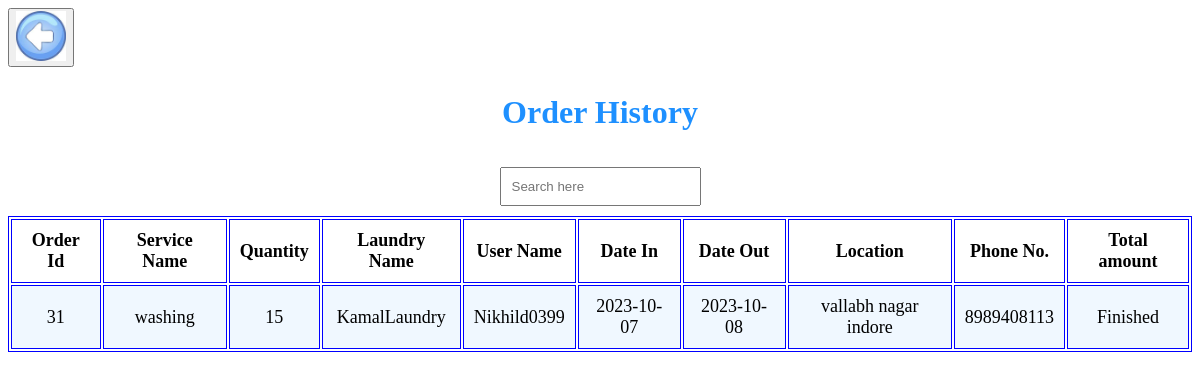
/customerHistory.php (signed in), run on the app's committed database.
### tables this page shows
CREATE TABLE `placeorder` (
  `pid` int(255) NOT NULL,
  `service_name` varchar(255) NOT NULL,
  `quantity` int(255) NOT NULL,
  `user_name` varchar(255) NOT NULL,
  `laundry_name` varchar(255) NOT NULL,
  `datein` date NOT NULL,
  `dateOut` date NOT NULL,
  `location` varchar(255) NOT NULL,
  `phone_no` varchar(255) NOT NULL,
  `serviceStatus` enum('F','NF') NOT NULL DEFAULT 'NF',
  `total_amount` decimal(10,3) NOT NULL,
  `orderStatus` enum('A','R','P') NOT NULL DEFAULT 'P'
);

### customerHistory.php (the view, shortened to what this page needs)
<?php
$user_name = $_SESSION['user_name'];
?>
<?php
$user = 'root';
$password = '';
$database = 'laundrybasket';
$servername='localhost:3306';
$mysqli = new mysqli($servername, $user,
				$password, $database);
?>
<!DOCTYPE html>
<html lang="en">
<head>
<link rel="stylesheet" href="https://cdnjs.cloudflare.com/ajax/libs/font-awesome/4.7.0/css/font-awesome.min.css">
</head>
<body><button type="submit" onclick="history.back()">
        <img src="img/back.jpeg" alt="buttonpng" border="0" style="width:50px;height:50px;"/>
      </button>
	<section>
		<h1>Order History</h1>
        <center><input id="gfg" type="text" style="margin:10px 10px;padding:10px 10px;" placeholder="Search here"></center>
		<table>
			<tr>
                <th > Order Id</th>
                <th >Service Name</th>
                <th>Quantity</th>
                <th>Laundry Name</th>
                <th>User Name</th>
                <th>Date In</th>
                <th>Date Out</th>
                <th>Location</th>
                <th>Phone No.</th>
                <th>Total amount</th>
            </tr>
			<?php
                $q = "SELECT * FROM `placeorder` WHERE `serviceStatus` = 'F' AND `user_name` = '$user_name' ORDER BY `pid`";
                $result=$mysqli->query($q);
  				 while($row=$result->fetch_array()){ ?>
             <?php
              $dashDateOut="";
              if ($row['dateOut']=="0000-00-00") {
                $dashDateOut="-";
              }
              else {
                $dashDateOut=$row['dateOut'];
              }
			?> <tbody id="geeks">
				<tr>
					<td><?=$row['pid']?></td>
					<td><?=$row['service_name']?></td>
					<td><?=$row['quantity']?></td>
					<td><?=$row['laundry_name']?></td>
					<td><?=$row['user_name']?></td>
					<td><?=$row['datein']?></td>
					<td><?=$dashDateOut?></td>
					<td><?=$row['location']?></td>
					<td><?=$row['phone_no']?></td>
					<td>Finished</td>
			</tr>
			</tbody>
			<?php } ?>
		</table>
	</section>
</body>
</html>

### customerHistory.php (style rules this page uses)
table { margin: 0 auto; font-size: large; border: 1px solid BLUE; }
h1 { text-align: center; color: Dodgerblue; font-size: xx-large; font-family: 'Gill Sans', 'Gill Sans MT', ' Calibri', 'Trebuchet MS', 'sans-serif'; }
td { background-color: AliceBlue; border: 1px solid black; }
th, td { font-weight: bold; border: 1px solid BLUE; padding: 10px; text-align: center; }
td { font-weight: lighter; }
* { box-sizing: border-box; }

### data on the page
placeorder: pid "31", service_name "washing", quantity "15", laundry_name "KamalLaundry", user_name "Nikhild0399", datein "2023-10-07", dateOut "2023-10-08", location "vallabh nagar indore", phone_no "8989408113"
